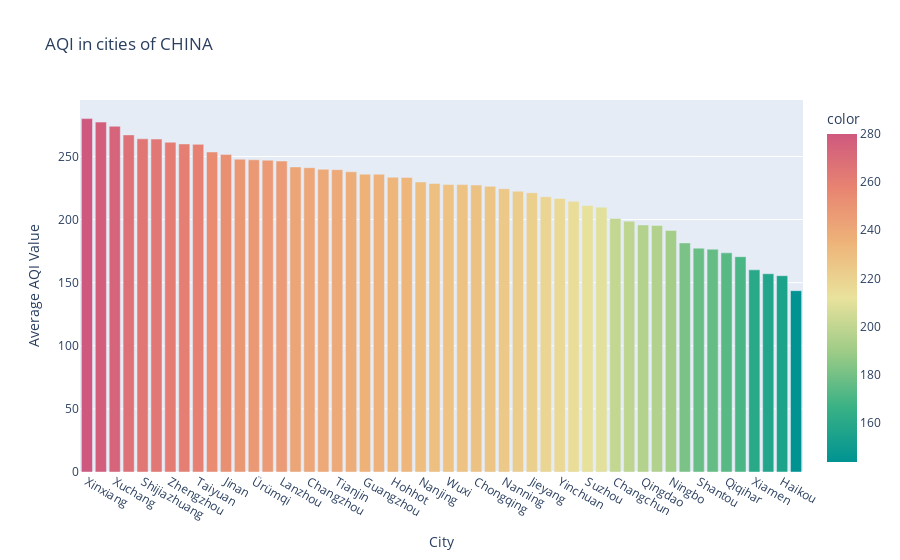

Here is the notebook cell this chart was saved with:
### Markdown cell above
###### AQI in cities of China

### Code cell
AQI_DATA_Major_CN=AQI_DATA_Major[AQI_DATA_Major['Country']=='CN']
AQI_DATA_Major_CN = AQI_DATA_Major_CN.set_index('Date')

AQI_by_city_CN = AQI_DATA_Major_CN.groupby('City').mean()['AQI_calculated']
AQI_by_city_CN_sorted = AQI_by_city_CN.sort_values(ascending=False)
fig = px.bar(AQI_by_city_CN_sorted,x=AQI_by_city_CN_sorted.index,y=AQI_by_city_CN_sorted.values,color=AQI_by_city_CN_sorted.values,color_continuous_scale="temps",labels = {'y':'Average AQI Value'},title="AQI in cities of CHINA")
fig.update_traces(textposition='outside')
fig.show()

### Figure 1 — Plotly figure (JSON) as saved in the notebook; plotly's stock layout.template omitted (floating-point values rounded to 4 significant figures)
{"data": [{"alignmentgroup": "True", "hovertemplate": "City=%{x}<br>Average AQI Value=%{y}<br>color=%{marker.color}<extra></extra>", "legendgroup": "", "marker": {"color": [280.0, 277.2, 273.9, 267.1, 264.0, 263.8, 261.3, 259.9, 259.6, 253.5, 251.6, 247.8, 247.3, 247.0, 246.4, 241.7, 241.1, 239.9, 239.5, 237.8, 236.0, 235.9, 233.6, 233.4, 229.8, 228.6, 227.9, 227.7, 227.4, 226.4, 224.5, 222.5, 221.3, 218.1, 216.7, 214.5, 211.1, 209.8, 200.8, 198.7, 195.8, 195.3, 191.3, 181.5, 177.3, 176.5, 173.6, 170.6, 160.2, 157.1, 155.5, 143.6], "coloraxis": "coloraxis", "pattern": {"shape": ""}}, "name": "", "offsetgroup": "", "orientation": "v", "showlegend": false, "textposition": "outside", "type": "bar", "x": ["Xinxiang", "Anyang", "Xuchang", "Changsha", "Shijiazhuang", "Xi’an", "Zhengzhou", "Zhuzhou", "Taiyuan", "Wuhan", "Jinan", "Nanchang", "Ürümqi", "Dongguan", "Lanzhou", "Xining", "Changzhou", "Hefei", "Tianjin", "Chengdu", "Guangzhou", "Hangzhou", "Hohhot", "Fushun", "Nanjing", "Shiyan", "Wuxi", "Foshan", "Chongqing", "Yunfu", "Nanning", "Shenyang", "Jieyang", "Beijing", "Yinchuan", "Shenzhen", "Suzhou", "Harbin", "Changchun", "Qinhuangdao", "Qingdao", "Shanghai", "Ningbo", "Guiyang", "Shantou", "Fuzhou", "Qiqihar", "Kunming", "Xiamen", "Hegang", "Haikou", "Lhasa"], "xaxis": "x", "y": [280.0, 277.2, 273.9, 267.1, 264.0, 263.8, 261.3, 259.9, 259.6, 253.5, 251.6, 247.8, 247.3, 247.0, 246.4, 241.7, 241.1, 239.9, 239.5, 237.8, 236.0, 235.9, 233.6, 233.4, 229.8, 228.6, 227.9, 227.7, 227.4, 226.4, 224.5, 222.5, 221.3, 218.1, 216.7, 214.5, 211.1, 209.8, 200.8, 198.7, 195.8, 195.3, 191.3, 181.5, 177.3, 176.5, 173.6, 170.6, 160.2, 157.1, 155.5, 143.6], "yaxis": "y"}], "layout": {"barmode": "relative", "coloraxis": {"colorbar": {"title": {"text": "color"}}, "colorscale": [[0, "rgb(0, 147, 146)"], [0.1667, "rgb(57, 177, 133)"], [0.3333, "rgb(156, 203, 134)"], [0.5, "rgb(233, 226, 156)"], [0.6667, "rgb(238, 180, 121)"], [0.8333, "rgb(232, 132, 113)"], [1, "rgb(207, 89, 126)"]]}, "legend": {"tracegroupgap": 0}, "title": {"text": "AQI in cities of CHINA"}, "xaxis": {"anchor": "y", "domain": [0, 1], "title": {"text": "City"}}, "yaxis": {"anchor": "x", "domain": [0, 1], "title": {"text": "Average AQI Value"}}}}
